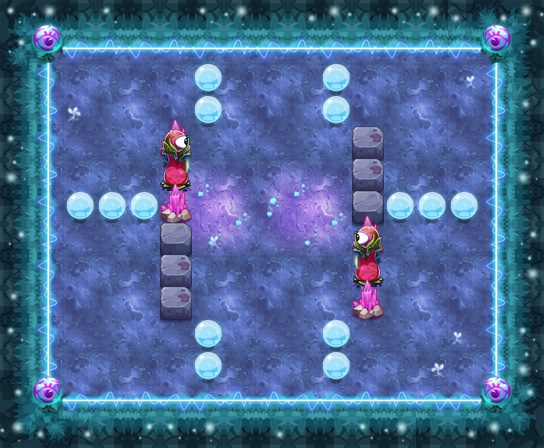

Rendered tile map (Tiled .tmx) drawn with the repository's tilesets; below, a short description and the map source with its tile grids summarised:
An orthogonal 17x14 tile map with 32x32 px tiles, 16 tile layers (PASS, 块层 2, 块层 15, 块层 13, ...) and 38 objects (34x TRAP, 3x src1, PLAYER).

<map version="1.0" orientation="orthogonal" width="17" height="14" tilewidth="32" tileheight="32">
 <properties>
  <property name="DESTRY1" value="27" />
  <property name="DESTRY2" value="39" />
  <property name="DESTRY_COUNT" value="2" />
  <property name="EXP" value="1490" />
  <property name="ITEM" value="D060" />
  <property name="LOSE_SCRIPT" value="" />
  <property name="MONEY" value="2235" />
  <property name="START_SCRIPT" value="" />
  <property name="WIN_SCRIPT" value="" />
 </properties>
 <tileset firstgid="1" name="ysmg" tilewidth="32" tileheight="32">
  <image source="ysmg.png" width="480" height="535" />
 </tileset>
 <layer name="PASS" width="17" height="14">
  <data>[238 cells, 134 non-empty, 10 distinct tile ids]</data>
 </layer>
 <layer name="块层 2" width="17" height="14">
  <data>[238 cells, 238 non-empty, 26 distinct tile ids]</data>
 </layer>
 <layer name="块层 15" width="17" height="14">
  <data>[238 cells, 47 non-empty, 6 distinct tile ids]</data>
 </layer>
 <layer name="块层 13" width="17" height="14">
  <data>[238 cells, 52 non-empty, 6 distinct tile ids]</data>
 </layer>
 <layer name="块层 3" width="17" height="14">
  <data>[238 cells, 14 non-empty, 4 distinct tile ids]</data>
 </layer>
 <layer name="块层 6" width="17" height="14">
  <data>[238 cells, 26 non-empty, 6 distinct tile ids]</data>
 </layer>
 <layer name="SHELTER 11" width="17" height="14">
  <data>[238 cells, 2 non-empty, 1 distinct tile ids]</data>
 </layer>
 <layer name="SHELTER 10" width="17" height="14">
  <data>[238 cells, 2 non-empty, 1 distinct tile ids]</data>
 </layer>
 <layer name="SHELTER 8" width="17" height="14">
  <data>[238 cells, 2 non-empty, 2 distinct tile ids]</data>
 </layer>
 <layer name="SHELTER 7" width="17" height="14">
  <data>[238 cells, 2 non-empty, 2 distinct tile ids]</data>
 </layer>
 <layer name="SHELTER 6" width="17" height="14">
  <data>[238 cells, 2 non-empty, 2 distinct tile ids]</data>
 </layer>
 <layer name="SHELTER 5" width="17" height="14">
  <data>[238 cells, 8 non-empty, 3 distinct tile ids]</data>
 </layer>
 <layer name="SHELTER 4" width="17" height="14">
  <data>[238 cells, 2 non-empty, 2 distinct tile ids]</data>
 </layer>
 <layer name="SHELTER 3" width="17" height="14">
  <data>[238 cells, 2 non-empty, 2 distinct tile ids]</data>
 </layer>
 <layer name="SHELTER 2" width="17" height="14">
  <data>[238 cells, 2 non-empty, 1 distinct tile ids]</data>
 </layer>
 <layer name="SHELTER 1" width="17" height="14">
  <data>[238 cells, 2 non-empty, 1 distinct tile ids]</data>
 </layer>
 <objectgroup name="对象层 1" width="17" height="14">
  <object name="PLAYER" type="PLAYER" x="64" y="64" width="32" height="32" />
  <object name="src1" x="96" y="352" width="32" height="32">
   <properties>
    <property name="buff_type" value="fire_shell" />
    <property name="lua_ai" value="monster_src_ai" />
    <property name="quality" value="src1.quality" />
   </properties>
  </object>
  <object name="ice1" type="TRAP" x="192" y="160" width="128" height="32">
   <properties>
    <property name="trap_id" value="3" />
    <property name="trap_particle" value="trap_fire_right_4.plist" />
    <property name="trap_state" value="open" />
   </properties>
  </object>
  <object name="ice1" type="TRAP" x="224" y="256" width="128" height="32">
   <properties>
    <property name="trap_id" value="3" />
    <property name="trap_particle" value="trap_fire_left_4.plist" />
    <property name="trap_state" value="open" />
   </properties>
  </object>
  <object name="pg1" type="TRAP" x="224" y="64" width="32" height="32">
   <properties>
    <property name="trap_ani" value="poison_ground.actor" />
    <property name="trap_floor" value="true" />
    <property name="trap_script" value="target(&quot;PLAYER&quot;):onDamage(target(&quot;PLAYER&quot;):getHP()*0.1,&quot;TRAP&quot;);" />
    <property name="trap_start_mode" value="0" />
   </properties>
  </object>
  <object name="pg1" type="TRAP" x="256" y="64" width="32" height="32">
   <properties>
    <property name="trap_ani" value="poison_ground.actor" />
    <property name="trap_floor" value="true" />
    <property name="trap_script" value="target(&quot;PLAYER&quot;):onDamage(target(&quot;PLAYER&quot;):getHP()*0.1,&quot;TRAP&quot;);" />
    <property name="trap_start_mode" value="0" />
   </properties>
  </object>
  <object name="pg1" type="TRAP" x="288" y="64" width="32" height="32">
   <properties>
    <property name="trap_ani" value="poison_ground.actor" />
    <property name="trap_floor" value="true" />
    <property name="trap_script" value="target(&quot;PLAYER&quot;):onDamage(target(&quot;PLAYER&quot;):getHP()*0.1,&quot;TRAP&quot;);" />
    <property name="trap_start_mode" value="0" />
   </properties>
  </object>
  <object name="pg1" type="TRAP" x="288" y="96" width="32" height="32">
   <properties>
    <property name="trap_ani" value="poison_ground.actor" />
    <property name="trap_floor" value="true" />
    <property name="trap_script" value="target(&quot;PLAYER&quot;):onDamage(target(&quot;PLAYER&quot;):getHP()*0.1,&quot;TRAP&quot;);" />
    <property name="trap_start_mode" value="0" />
   </properties>
  </object>
  <object name="pg1" type="TRAP" x="256" y="96" width="32" height="32">
   <properties>
    <property name="trap_ani" value="poison_ground.actor" />
    <property name="trap_floor" value="true" />
    <property name="trap_script" value="target(&quot;PLAYER&quot;):onDamage(target(&quot;PLAYER&quot;):getHP()*0.1,&quot;TRAP&quot;);" />
    <property name="trap_start_mode" value="0" />
   </properties>
  </object>
  <object name="pg1" type="TRAP" x="224" y="96" width="32" height="32">
   <properties>
    <property name="trap_ani" value="poison_ground.actor" />
    <property name="trap_floor" value="true" />
    <property name="trap_script" value="target(&quot;PLAYER&quot;):onDamage(target(&quot;PLAYER&quot;):getHP()*0.1,&quot;TRAP&quot;);" />
    <property name="trap_start_mode" value="0" />
   </properties>
  </object>
  <object name="pg1" type="TRAP" x="288" y="320" width="32" height="32">
   <properties>
    <property name="trap_ani" value="poison_ground.actor" />
    <property name="trap_floor" value="true" />
    <property name="trap_script" value="target(&quot;PLAYER&quot;):onDamage(target(&quot;PLAYER&quot;):getHP()*0.1,&quot;TRAP&quot;);" />
    <property name="trap_start_mode" value="0" />
   </properties>
  </object>
  <object name="pg1" type="TRAP" x="256" y="320" width="32" height="32">
   <properties>
    <property name="trap_ani" value="poison_ground.actor" />
    <property name="trap_floor" value="true" />
    <property name="trap_script" value="target(&quot;PLAYER&quot;):onDamage(target(&quot;PLAYER&quot;):getHP()*0.1,&quot;TRAP&quot;);" />
    <property name="trap_start_mode" value="0" />
   </properties>
  </object>
  <object name="pg1" type="TRAP" x="224" y="320" width="32" height="32">
   <properties>
    <property name="trap_ani" value="poison_ground.actor" />
    <property name="trap_floor" value="true" />
    <property name="trap_script" value="target(&quot;PLAYER&quot;):onDamage(target(&quot;PLAYER&quot;):getHP()*0.1,&quot;TRAP&quot;);" />
    <property name="trap_start_mode" value="0" />
   </properties>
  </object>
  <object name="pg1" type="TRAP" x="288" y="352" width="32" height="32">
   <properties>
    <property name="trap_ani" value="poison_ground.actor" />
    <property name="trap_floor" value="true" />
    <property name="trap_script" value="target(&quot;PLAYER&quot;):onDamage(target(&quot;PLAYER&quot;):getHP()*0.1,&quot;TRAP&quot;);" />
    <property name="trap_start_mode" value="0" />
   </properties>
  </object>
  </objectgroup>
</map>
<!-- 24 of 38 objects omitted -->
